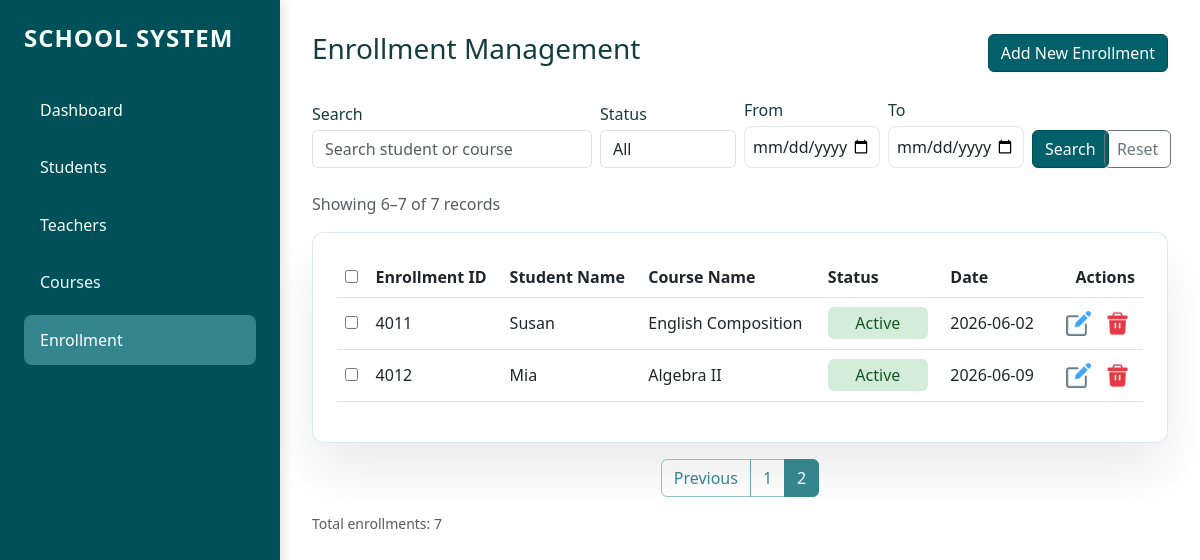
The app's page /enrollment?query=&status=&start_date=&end_date=&page=2, older data.
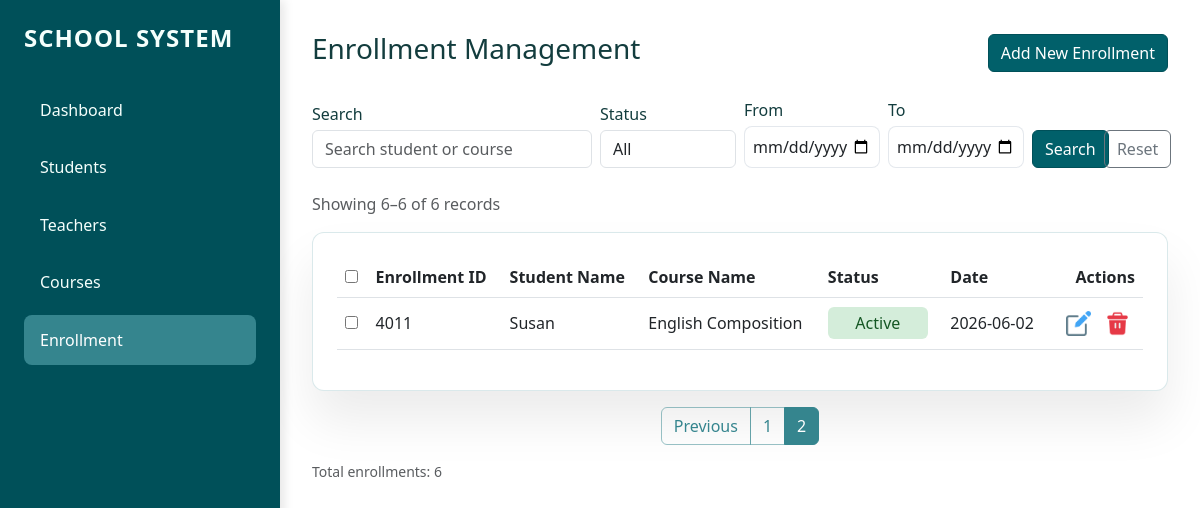
The same page, newer data.
### tables this page shows
CREATE TABLE enrollments (
                enrollment_id INTEGER PRIMARY KEY AUTOINCREMENT,
                student_id INTEGER,
                course_id INTEGER,
                status TEXT,
                enrollment_date DATE,
                FOREIGN KEY (student_id) REFERENCES students (student_id),
                FOREIGN KEY (course_id) REFERENCES courses (course_id)
            );

CREATE TABLE students (
                student_id INTEGER PRIMARY KEY AUTOINCREMENT,
                name TEXT NOT NULL,
                age INTEGER,
                date_of_birth DATE,
                email TEXT,
                address TEXT,
                phone TEXT
            );

CREATE TABLE courses (
                course_id INTEGER PRIMARY KEY AUTOINCREMENT,
                course_name TEXT NOT NULL,
                teacher_id INTEGER,
                credits INTEGER,
                description TEXT,
                FOREIGN KEY (teacher_id) REFERENCES teachers (teacher_id)
            );

### app.py (the view, shortened to what this page needs)
@app.route("/enrollment")
def enrollment_page():
    search_query = request.args.get("query", "").strip()
    status_filter = request.args.get("status", "").strip()
    start_date = request.args.get("start_date", "").strip()
    end_date = request.args.get("end_date", "").strip()
    page = request.args.get("page", 1, type=int)
    per_page = 5
    enrollment, total = database.get_enrollments(
        search_text=search_query or None,
        status=status_filter or None,
        start_date=start_date or None,
        end_date=end_date or None,
        page=page,
        per_page=per_page,
    )
    total_pages = (total + per_page - 1) // per_page
    start = (page - 1) * per_page + 1 if total > 0 else 0
    end = min(page * per_page, total)
    unique_count = database.get_unique_student_count()
    return render_template(
        "enrollment.html",
        enrollment=enrollment,
        students=database.get_all_students(),
        courses=database.get_all_courses(),
        query=search_query,
        status=status_filter,
        start_date=start_date,
        end_date=end_date,
        page=page,
        total_pages=total_pages,
        total=total,
        unique_total=unique_count,
        start=start,
        end=end,
    )

### database.py (called while the page is built)
def get_connection():
    conn = sqlite3.connect(DB_NAME, timeout=30)
    conn.execute('PRAGMA foreign_keys = ON')
    conn.row_factory = sqlite3.Row
    return conn

def get_all_students():
    students, _ = get_students(page=None, per_page=None)
    return students

def get_students(search_text=None, page=None, per_page=5):
    with get_connection() as conn:
        query = 'SELECT * FROM students'
        count_query = 'SELECT COUNT(*) FROM students'
        filters = []
        params = []
        if search_text:
            filters.append('(name LIKE ? OR address LIKE ?)')
            params.extend([f'%{search_text}%', f'%{search_text}%'])
        if filters:
            where_clause = ' WHERE ' + ' AND '.join(filters)
            query += where_clause
            count_query += where_clause
        query += ' ORDER BY student_id ASC'
        if page and per_page:
            offset = (page - 1) * per_page
            query += f' LIMIT {per_page} OFFSET {offset}'
        results = conn.execute(query, params).fetchall()
        total = conn.execute(count_query, params).fetchone()[0]
        return results, total

### templates/enrollment.html (shortened to what the changed rows need)
{% extends "base.html" %}
{% block content %}
<div class="d-flex justify-content-between align-items-center mb-4">
    <h3>Enrollment Management</h3>
    <button class="btn btn-primary" data-bs-toggle="modal" data-bs-target="#addModal">
    </button>
</div>
<form method="GET" action="{{ url_for('enrollment_page') }}" class="row g-2 align-items-end mb-4">
    <div class="col-md-4">
    </div>
    <div class="col-md-2">
    </div>
    <div class="col-md-2">
    </div>
    <div class="col-md-2">
    </div>
    <div class="col-md-1 d-grid">
    </div>
    <div class="col-md-1 d-grid">
    </div>
</form>
<p class="text-muted">Showing {{ start }}–{{ end }} of {{ total }} records</p>
<div class="card-custom">
    <table class="table align-middle">
        <thead>
            <tr>
                <th><input type="checkbox" id="selectAll"></th>
                <th>Enrollment ID</th>
                <th>Student Name</th>
                <th>Course Name</th>
                <th>Status</th>
                <th>Date</th>
                <th class="text-end">Actions</th>
            </tr>
        </thead>
        <tbody>
            {% for s in enrollment %}
            <tr>
                <td><input type="checkbox" class="rowCheckbox" value="{{ s['enrollment_id'] }}"></td>
                <td>{{ s['enrollment_id'] }}</td>
                <td>{{ s['student_name'] }}</td>
                <td>{{ s['course_name'] }}</td>
                <td>
                    <span class="status-{{ s['status'] | lower }}">{{ s['status'] }}</span>
                </td>
                <td>{{ s['enrollment_date'] }}</td>
                <td class="text-end">
                    <button class="btn btn-sm btn-outline-secondary" data-bs-toggle="modal"
                        data-bs-target="#edit{{ s['enrollment_id'] }}">
                        <img src="{{ url_for('static', filename='image/edit.png') }}" style="width:1rem;">
                    </button>
                    <form action="/enrollment/{{ s['enrollment_id'] }}/delete" method="POST" class="d-inline">
                        <button type="submit" class="btn btn-sm delete-row-delete-btn"
                            onclick="return confirm('Are you sure?')">
                            <img src="{{ url_for('static', filename='image/delete.png') }}" style="width:1rem;">
                        </button>
                    </form>
                </td>
            </tr>
            {% endfor %}
        </tbody>
    </table>
</div>
{% if total_pages > 1 %}
<nav>
    <ul class="pagination justify-content-center">
        {% for p in range(1, total_pages + 1) %}
        <li class="page-item {% if p == page %}active{% endif %}">
            <a class="page-link"
                href="{{ url_for('enrollment_page', query=query, status=status, start_date=start_date, end_date=end_date, page=p) }}">
                {{ p }}
            </a>
        </li>
        {% endfor %}
    </ul>
</nav>
{% endif %}
<div class="d-flex justify-content-between align-items-center mt-3">
    <small class="text-muted">Total enrollments: {{ total }}</small>
</div>
{% endblock %}

Row changes from the older to the newer data that the page shows:
removed enrollments: enrollment_id "4012", student_name "Mia", course_name "Algebra II", status "Active", enrollment_date "2026-06-09"
Text that changed along with them:
{{ end }}: "7" → "6"
{{ total }}: "7" → "6"
